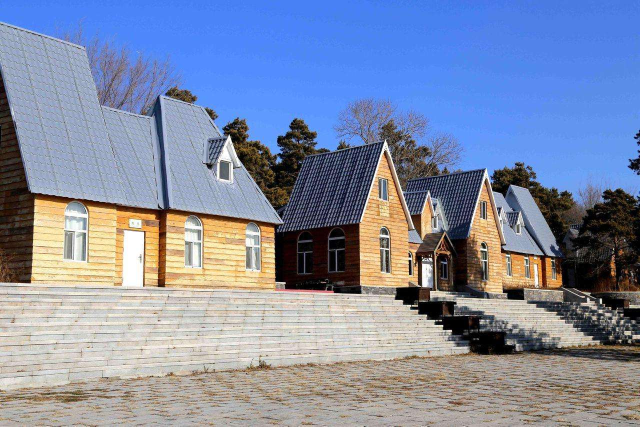
#> input picture img-1.jpg, 1280 x 853 px (shown at 1/2 size)
$ python L17.py
#> lines starting #> are read from the running program, lines starting #| are printed output that depends on the picture
import cv2 as cv
import numpy as np
from matplotlib import pyplot as plt
# [32 lines of commented-out code are left out]

img = cv.imread('img-1.jpg')
#> img is the input picture: shape (853, 1280, 3); mean B, G, R 165.4, 140.1, 129.9
rows,cols,ch = img.shape
#> rows = 853; cols = 1280; ch = 3
pts1 = np.float32([[56,65],[368,52],[28,387],[389,390]])
pts2 = np.float32([[0,0],[300,0],[0,300],[300,300]])
M = cv.getPerspectiveTransform(pts1,pts2)
dst = cv.warpPerspective(img,M,(300,300))
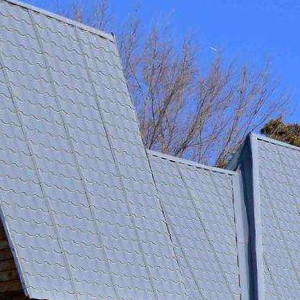
#> dst: shape (300, 300, 3); mean B, G, R 191.4, 151.1, 132.5
plt.subplot(121),plt.imshow(img),plt.title('Input')
plt.subplot(122),plt.imshow(dst),plt.title('Output')
plt.show()
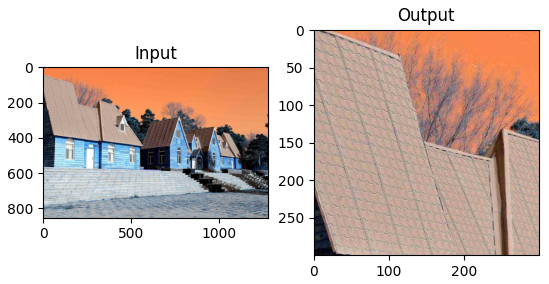
#> figure drawn by matplotlib, 2 panels; B, G, R data is drawn as R, G, B

$ run again, with img-3.jpg copied over img-1.jpg
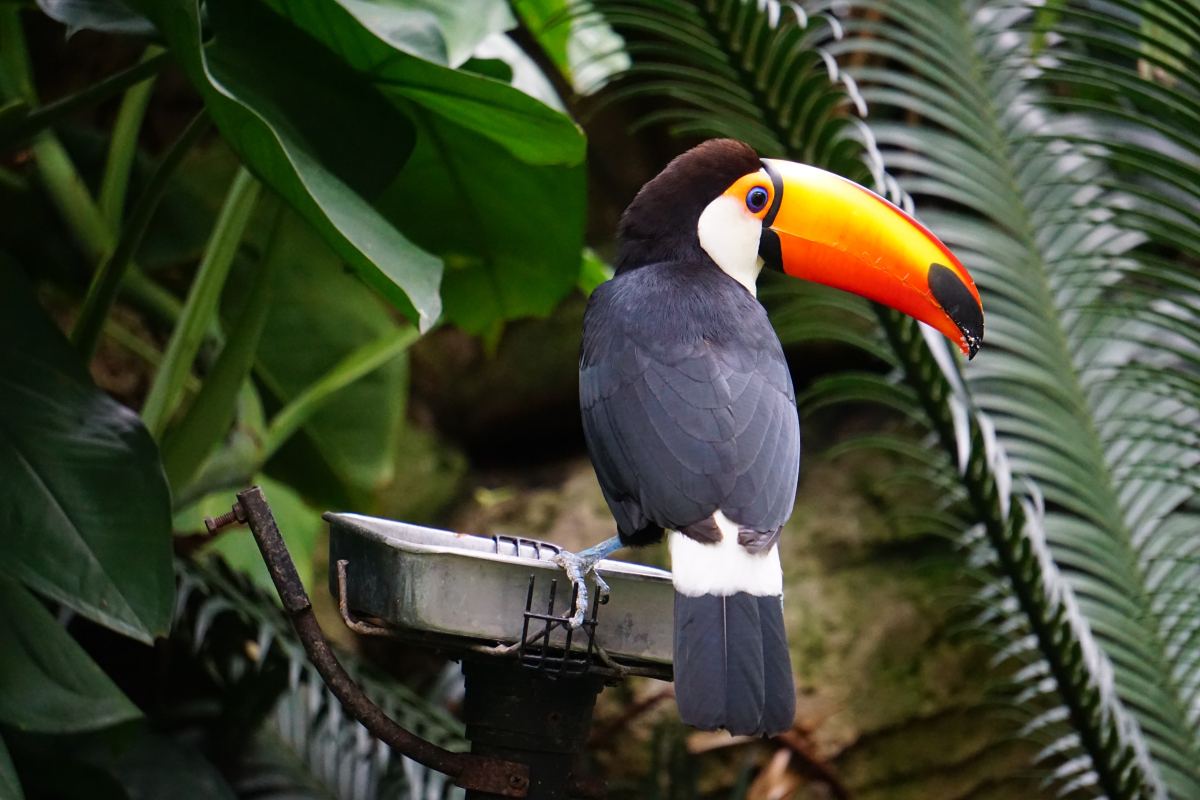
#> input picture img-3.jpg, 6000 x 4000 px (shown at 1/5 size)
#> img is the input picture: shape (4000, 6000, 3); mean B, G, R 49.7, 70.1, 64.1
#> `dst = cv.warpPerspective(img,M,(300,300))`:
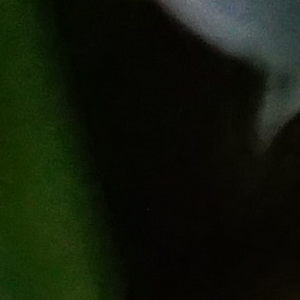
#> dst: shape (300, 300, 3); mean B, G, R 10.6, 24.6, 17.3
#> `plt.show()`:
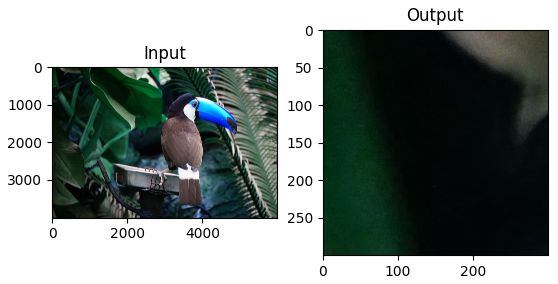
#> figure drawn by matplotlib, 2 panels; B, G, R data is drawn as R, G, B
